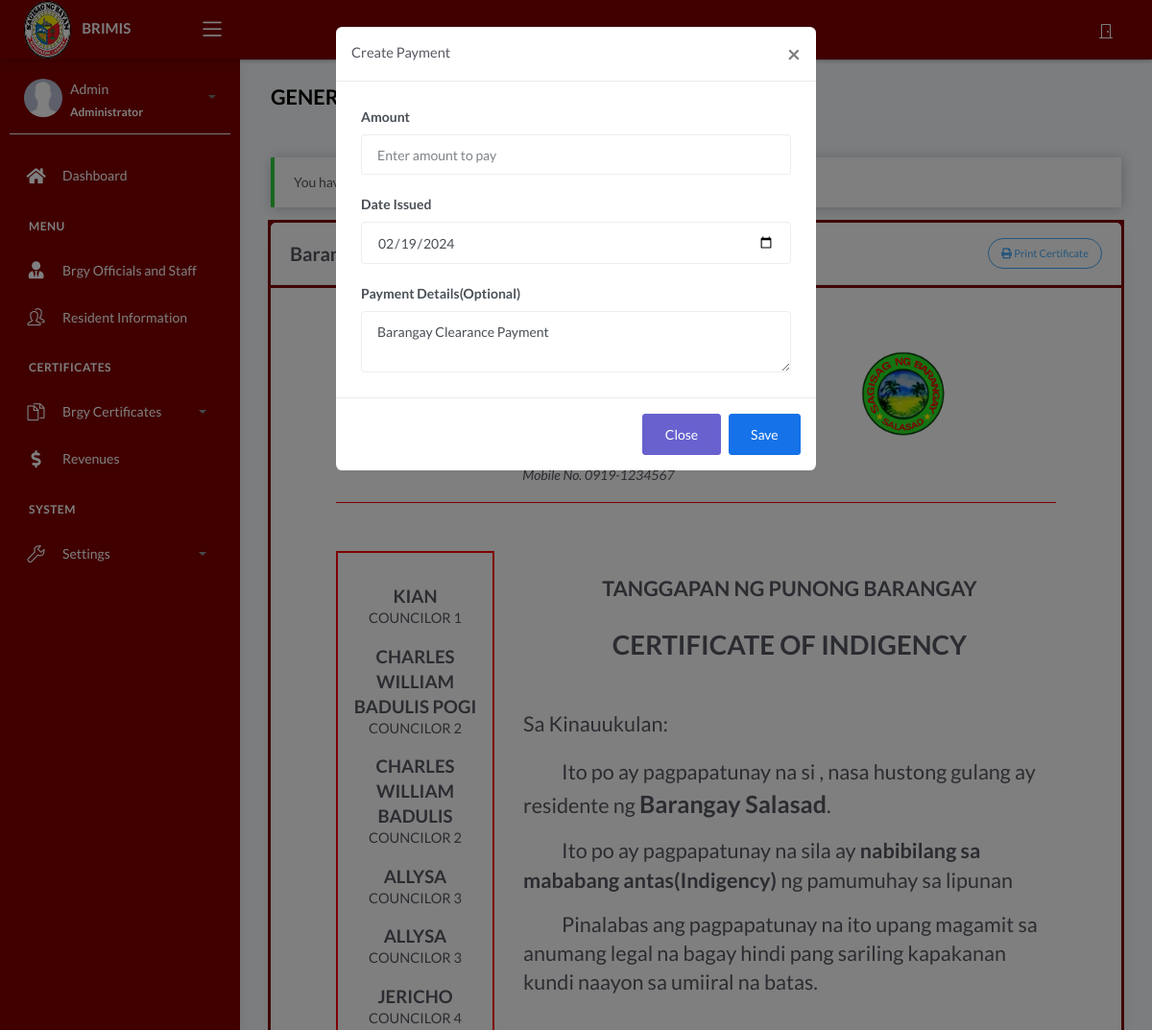
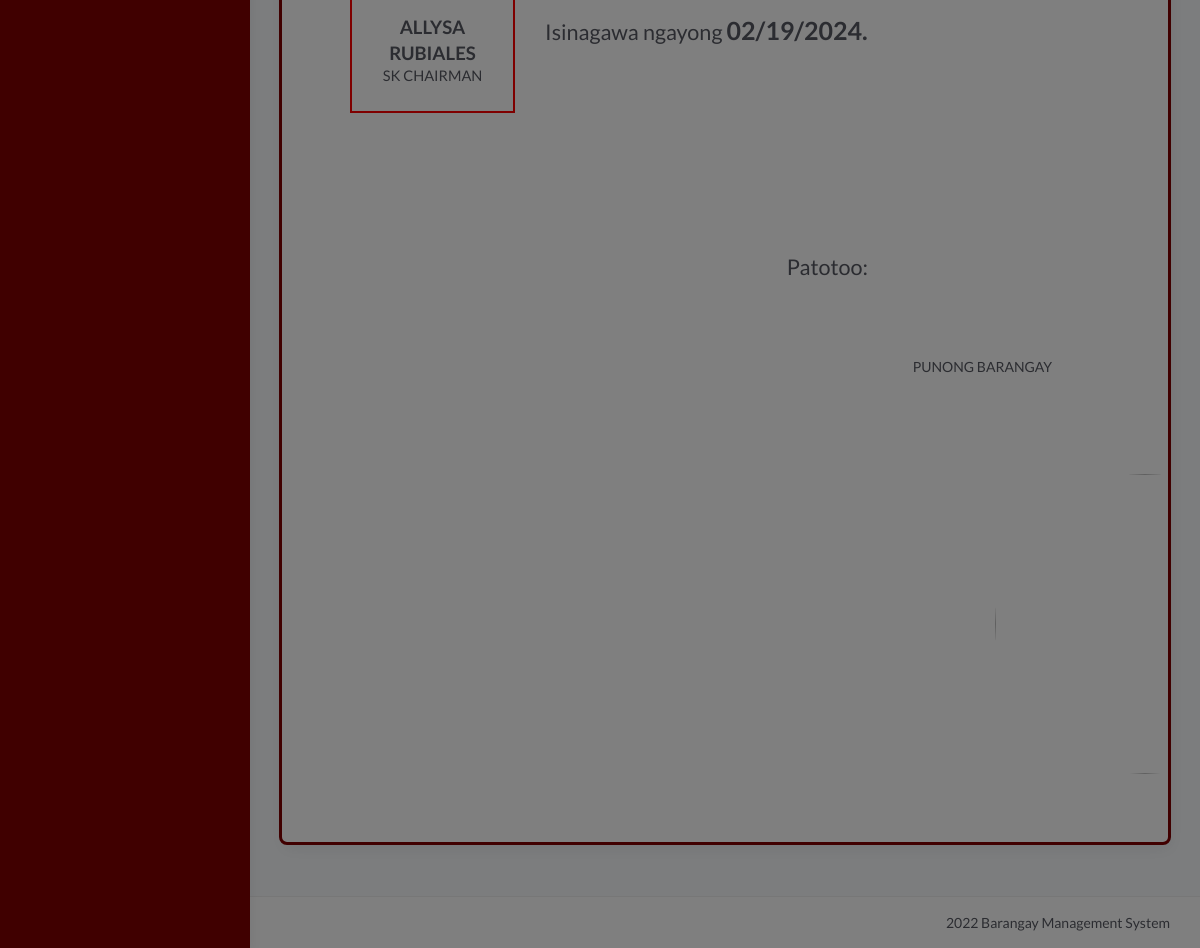
The page /generate_indi_cert.php (signed in) on the database its author committed (2 pictures, top to bottom).
### tables this page shows
CREATE TABLE `tblbrgy_info` (
  `id` int(11) NOT NULL,
  `province` varchar(100) DEFAULT NULL,
  `town` varchar(100) DEFAULT NULL,
  `brgy_name` varchar(50) DEFAULT NULL,
  `number` varchar(50) DEFAULT NULL,
  `text` text DEFAULT NULL,
  `image` varchar(200) DEFAULT NULL,
  `city_logo` varchar(100) DEFAULT NULL,
  `brgy_logo` varchar(100) DEFAULT NULL
);

CREATE TABLE `tblofficials` (
  `id` int(11) NOT NULL,
  `name` varchar(50) DEFAULT NULL,
  `chairmanship` varchar(50) DEFAULT NULL,
  `position` varchar(50) DEFAULT NULL,
  `contact` varchar(20) DEFAULT NULL
);

CREATE TABLE `tblposition` (
  `id` int(11) NOT NULL,
  `position` varchar(50) DEFAULT NULL,
  `order` int(11) DEFAULT NULL
);

### model/fetch_brgy_info.php (called while the page is built, shortened)
<?php
    $query = "SELECT * FROM tblbrgy_info";
    $result = $conn->query($query);
	$row = $result->fetch_assoc();
	if($row){
		$brgy 		= $row['brgy_name'];
		$number =  $row['number'];
		$brgy_logo		= $row['brgy_logo'];
	}
?>

### generate_indi_cert.php (the view, shortened to what this page needs)
<?php include 'server/server.php' ?>
<?php
    $query1 = "SELECT * FROM tblofficials JOIN tblposition ON tblofficials.position=tblposition.id WHERE tblposition.position NOT IN ('SK Chairrman','Secretary','Treasurer')
                ORDER BY `order` ASC";
    $result1 = $conn->query($query1);
    $officials = array();
	while($row = $result1->fetch_assoc()){
		$officials[] = $row;
	}
?>
<!DOCTYPE html>
<html lang="en">
<head>
	<?php include 'templates/header.php' ?>
</head>
<body>
	<div class="wrapper">
		<?php include 'templates/main-header.php' ?>
		<?php include 'templates/sidebar.php' ?>
		<div class="main-panel">
			<div class="content">
					<div class="page-inner"  style="color:black">
						<div class="d-flex align-items-left align-items-md-center flex-column flex-md-row">
							<div>
								<h2 class="text-black fw-bold">GENERATE CERTIFICATE</h2>
							</div>
						</div>
					</div>
				<div class="page-inner">
					<div class="row mt--2">
						<div class="col-md-12">
                            <?php if(isset($_SESSION['message'])): ?>
                                <div class="alert alert-<?php echo $_SESSION['success']; ?> <?= $_SESSION['success']=='danger' ? 'bg-danger text-light' : null ?>" role="alert">
                                    <?php echo $_SESSION['message']; ?>
                                </div>
                            <?php endif ?>
                            <div class="card" style ="outline-style:solid; outline-color:maroon">
								<div class="card-header" style ="outline-style:solid; outline-color:maroon">
									<div class="card-head-row">
										<div class="card-title"><b>Barangay Certificate</b></div>
										<div class="card-tools">
											<button class="btn btn-info btn-border btn-round btn-sm" onclick="printDiv('printThis')">
												<i class="fa fa-print"></i>
												Print Certificate
											</button>
										</div>
									</div>
								</div>
								<div class="card-body m-5" id="printThis">
                                     <div class="d-flex flex-wrap justify-content-around" style="border-bottom:1px solid red">
                                        <div class="text-center">
										</div>
										<div class="text-center">
                                            <h3 class="mb-0">Republic of the Philippines</h3>
                                            <h3 class="mb-0">Province of <?= ucwords($province) ?></h3>
											<h3 class="mb-0"><?= ucwords($town) ?></h3>
											<h1 class="fw-bold mb-0"><?= ucwords($brgy) ?></i></h2>
                                            <p><i>Mobile No. <?= $number ?></i></p>
										</div>
                                        <div class="text-center">
                                            <img src="assets/uploads/<?= $brgy_logo ?>" class="img-fluid" width="100">
										</div>
									</div><br><br>
                                    <div class="row mt-2">
                                        <div class="col-md-3">
                                            <div class="text-center p-3" style="border:2px solid red">
                                                <?php if(!empty($officials)):?>
                                                    <?php foreach($officials as $row): ?>
                                                        <h3 class="mt-3 fw-bold mb-0 text-uppercase"><?= ucwords($row['name']) ?></h3>
                                                        <h5 class="mb-2 text-uppercase"><?= ucwords($row['position']) ?></h5>
                                                    <?php endforeach ?>
                                                <?php endif ?>
                                            </div><br><br>
                                        </div>
                                        <div class="col-md-9">
                                            <div class="text-center">
                                                <h2 class="mt-4 fw-bold">TANGGAPAN NG PUNONG BARANGAY</h2>
                                            </div>
                                            <div class="text-center">
                                                <h1 class="mt-4 fw-bold mb-5">CERTIFICATE OF INDIGENCY</h1>
                                            </div>
                                           <h2 class="mt-5">Sa Kinauukulan: </h2>
                                            <h2 class="mt-3" style="text-indent: 40px;">Ito po ay pagpapatunay na si , nasa
												hustong gulang ay residente ng
                                            <span class="fw-bold" style="font-size:25px"><?= ucwords($brgy) ?></span>.</h2>
                                            <h2 class="mt-3" style="text-indent: 40px;">Ito po ay pagpapatunay na sila ay <b>nabibilang sa mababang antas(Indigency)</b> ng pamumuhay sa lipunan</h2>
											<h2 class="mt-3" style="text-indent: 40px;">Pinalabas ang pagpapatunay na ito upang magamit sa anumang legal na bagay hindi pang sariling kapakanan kundi naayon sa umiiral na batas.</h2>
                                            <h2 class="mt-5">Isinagawa ngayong <span class="fw-bold" style="font-size:25px"><?= date('m/d/Y') ?>.</span></h2>
                                            <div class="p-3 text-right mr-3">
											 <h2 style="margin-top:180px; margin-right:200px">Patotoo:</h2><br><br><br>
                                                <p class="mr-3">PUNONG BARANGAY</p>
                                            </div>
											<br><br><br>
											<img src="assets/img/yellow-circle.png" style="height:300px; width:300px; margin-left:450px">
                                        </div>
                                    </div>
								</div>
							</div>
						</div>
					</div>
				</div>
			</div>
            <div class="modal fade" id="pment" tabindex="-1" role="dialog" aria-labelledby="exampleModalLabel" aria-hidden="true" data-backdrop="static" data-keyboard="false">
                <div class="modal-dialog" role="document">
                    <div class="modal-content">
                        <div class="modal-header">
                            <h5 class="modal-title" id="exampleModalLabel">Create Payment</h5>
                            <button type="button" class="close" data-dismiss="modal" aria-label="Close">
                                <span aria-hidden="true">&times;</span>
                            </button>
                        </div>
                        <div class="modal-body">
                            <form method="POST" action="model/save_pment.php" >
                                <div class="form-group">
                                    <label>Amount</label>
                                    <input type="number" class="form-control" name="amount" placeholder="Enter amount to pay" required>
                                </div>
                                <div class="form-group">
                                    <label>Date Issued</label>
                                    <input type="date" class="form-control" name="date" value="<?= date('Y-m-d') ?>">
                                </div>
                                <div class="form-group">
                                    <label>Payment Details(Optional)</label>
                                    <textarea class="form-control" placeholder="Enter Payment Details" name="details">Barangay Clearance Payment</textarea>
                                </div>
                        </div>
                        <div class="modal-footer">
                            <button type="button" class="btn btn-secondary" onclick="goBack()">Close</button>
                            <button type="submit" class="btn btn-primary">Save</button>
                        </div>
                    </div>
                </div>
            </div>
			<?php include 'templates/main-footer.php' ?>
		</div>
</body>
</html>

### templates/main-header.php (style rules this page uses)
img { border-radius:50%; display: block; margin-left: auto; margin-right: auto; width: 40%; }

### rows shown on the page
tblbrgy_info: number "0919-1234567", brgy_logo (picture), brgy_name "Barangay Salasad"
tblofficials: name "KIAN", tblposition.position "COUNCILOR 1"
tblofficials: name "CHARLES WILLIAM BADULIS POGI", tblposition.position "COUNCILOR 2"
tblofficials: name "CHARLES WILLIAM BADULIS", tblposition.position "COUNCILOR 2"
tblofficials: name "ALLYSA", tblposition.position "COUNCILOR 3"
tblofficials: name "ALLYSA", tblposition.position "COUNCILOR 3"
tblofficials: name "JERICHO", tblposition.position "COUNCILOR 4"
tblofficials: name "ALLYSA RUBIALES", tblposition.position "SK CHAIRMAN"

### other values the page prints
$_SESSION['username'] "Admin"
$_SESSION['role'] "Administrator"
$_SESSION['message'] "You have…"
